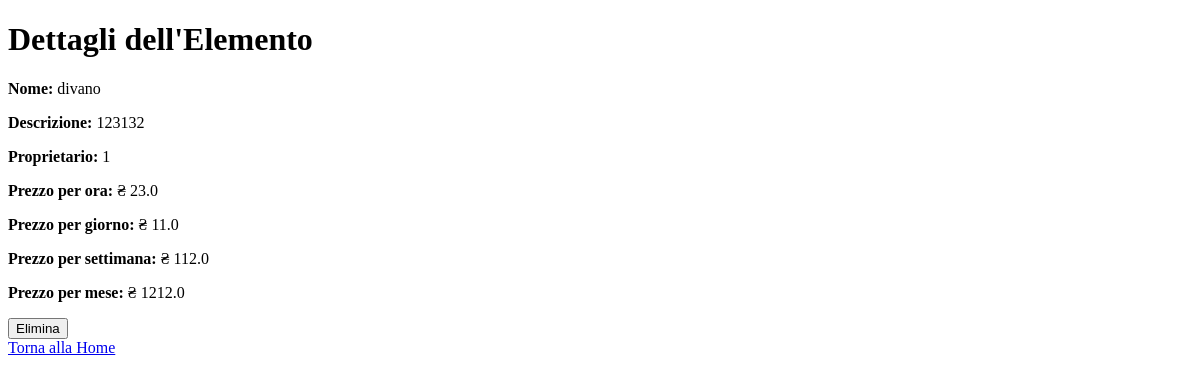
/item/5, run on an earlier commit of the app's database.
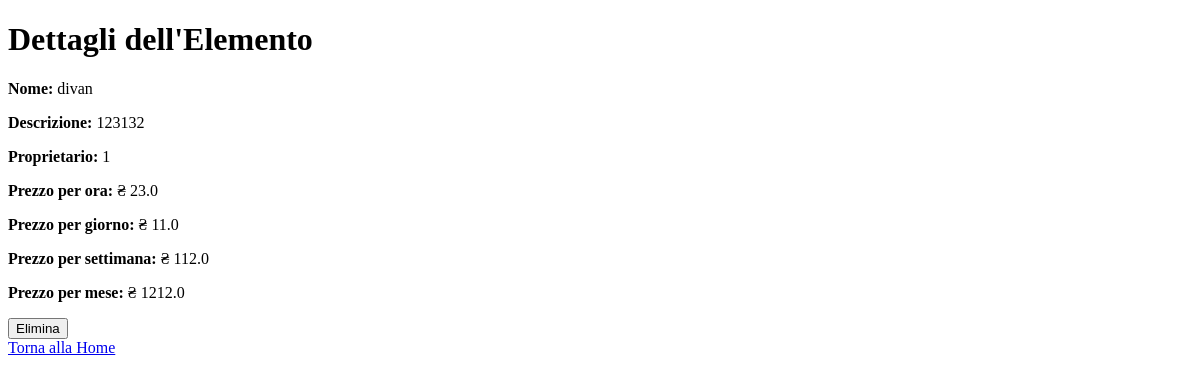
And on a later commit of the database.
### model.py (models this page shows, shortened)
class Item(Base):
    __tablename__ = 'item'
    id = Column(Integer, primary_key=True)
    name = Column(String(50))
    photo = Column(String(120))
    description = Column(String(200))
    price_hour = Column(REAL)
    price_day = Column(REAL)
    price_week = Column(REAL)
    price_month = Column(REAL)
    owner = mapped_column(ForeignKey('user.user_id'))

### mais.py (the view, shortened to what this page needs)
@ app.route('/item/<int:item_id>', methods=['GET', 'DELETE'])
def item(item_id):
    if request.method == 'GET':
        init_db()
        item = db_session.execute(select(Item).filter_by(id=item_id)).scalar()
        print(item)
        return render_template('item_det.html', item=item)

### conectdb.py (called while the page is built)
def init_db():
    import model
    Base.metadata.create_all(bind=engine)

### templates/item_det.html (shortened to what this page needs)
<!DOCTYPE html>
<html lang="it">
<head>
</head>
<body>
    <h1>Dettagli dell'Elemento</h1>
    {% if item %}
        <p><strong>Nome:</strong> {{ item.name }}</p>
        <p><strong>Descrizione:</strong> {{ item.description }}</p>
        <p><strong>Proprietario:</strong> {{ item.owner }}</p>
        <p><strong>Prezzo per ora:</strong> ₴ {{ item.price_hour }}</p>
        <p><strong>Prezzo per giorno:</strong> ₴ {{ item.price_day }}</p>
        <p><strong>Prezzo per settimana:</strong> ₴ {{ item.price_week }}</p>
        <p><strong>Prezzo per mese:</strong> ₴ {{ item.price_month }}</p>
    {% else %}
        <p>Elemento non trovato.</p>
    {% endif %}
    <form action="/item/{{ item.id }}" method="delete" onsubmit="return confirm('Sei sicuro di voler eliminare questo elemento?');">
        <button type="submit">Elimina</button>
    </form>
    <a href="/">Torna alla Home</a>
</body>
</html>

What changed in the data, as far as the page shows it:
changed Item: name "divano" → "divan"
